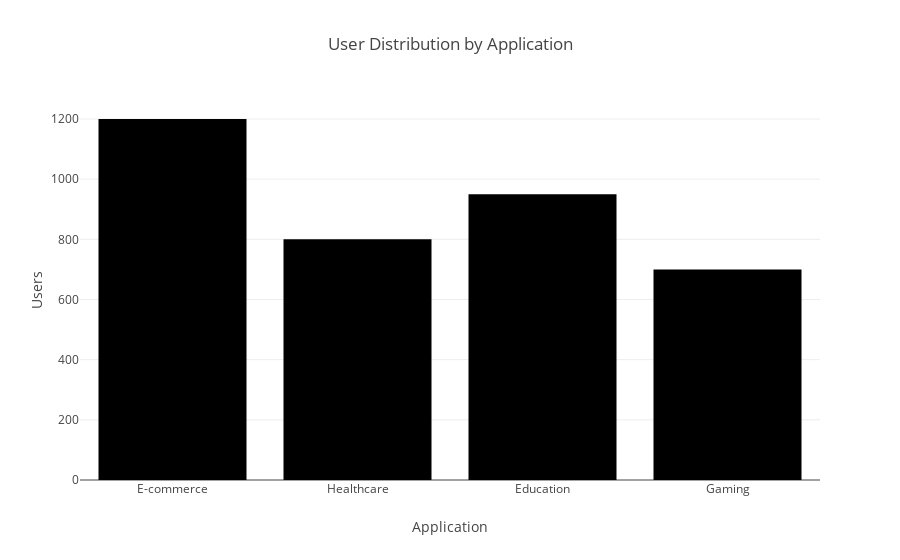
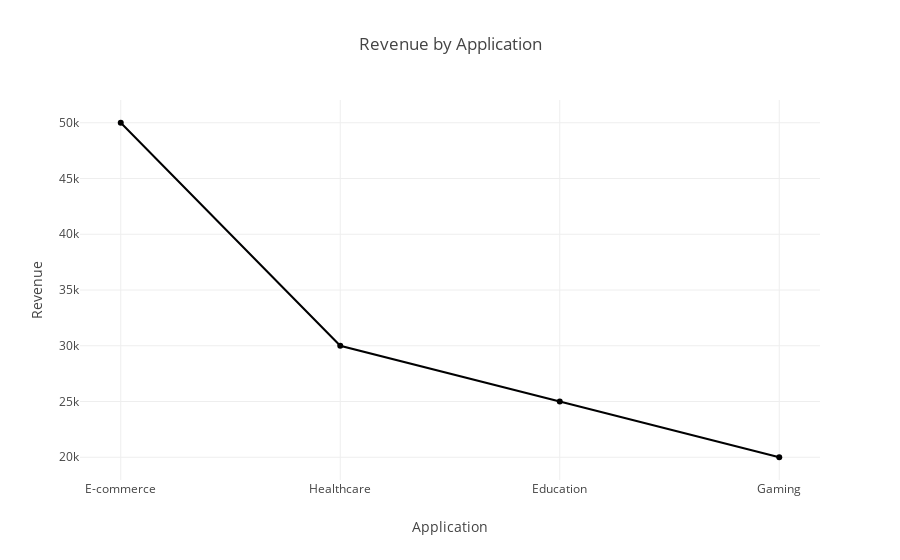

Here is the notebook cell these charts were saved with, in order:
### Code cell
import pandas as pd
import plotly.express as px
df = pd.read_csv("project_dataset.csv")
# Bar chart - Users
fig1 = px.bar(df, x="Application", y="Users", title="User Distribution by Application")
fig1.show()
# Line chart - Revenue growth
fig2 = px.line(df, x="Application", y="Revenue", markers=True, title="Revenue by Application")
fig2.show()
# Pie chart - Revenue share
fig3 = px.pie(df, values="Revenue", names="Application", title="Revenue Contribution")
fig3.show()

### Figure 1 — Plotly figure (JSON) as saved in the notebook; plotly's stock layout.template omitted (floating-point values rounded to 4 significant figures)
{"data": [{"alignmentgroup": "True", "hovertemplate": "Application=%{x}<br>Users=%{y}<extra></extra>", "legendgroup": "", "marker": {"color": "#000001", "pattern": {"shape": ""}}, "name": "", "offsetgroup": "", "orientation": "v", "showlegend": false, "textposition": "auto", "type": "bar", "x": ["E-commerce", "Healthcare", "Education", "Gaming"], "xaxis": "x", "y": [1200, 800, 950, 700], "yaxis": "y"}], "layout": {"barmode": "relative", "legend": {"tracegroupgap": 0}, "title": {"text": "User Distribution by Application"}, "xaxis": {"anchor": "y", "domain": [0, 1], "title": {"text": "Application"}}, "yaxis": {"anchor": "x", "domain": [0, 1], "title": {"text": "Users"}}}}

### Figure 2 — Plotly figure (JSON) as saved in the notebook; plotly's stock layout.template omitted (floating-point values rounded to 4 significant figures)
{"data": [{"hovertemplate": "Application=%{x}<br>Revenue=%{y}<extra></extra>", "legendgroup": "", "line": {"color": "#000001", "dash": "solid"}, "marker": {"symbol": "circle"}, "mode": "lines+markers", "name": "", "orientation": "v", "showlegend": false, "type": "scatter", "x": ["E-commerce", "Healthcare", "Education", "Gaming"], "xaxis": "x", "y": [50000, 30000, 25000, 20000], "yaxis": "y"}], "layout": {"legend": {"tracegroupgap": 0}, "title": {"text": "Revenue by Application"}, "xaxis": {"anchor": "y", "domain": [0, 1], "title": {"text": "Application"}}, "yaxis": {"anchor": "x", "domain": [0, 1], "title": {"text": "Revenue"}}}}
